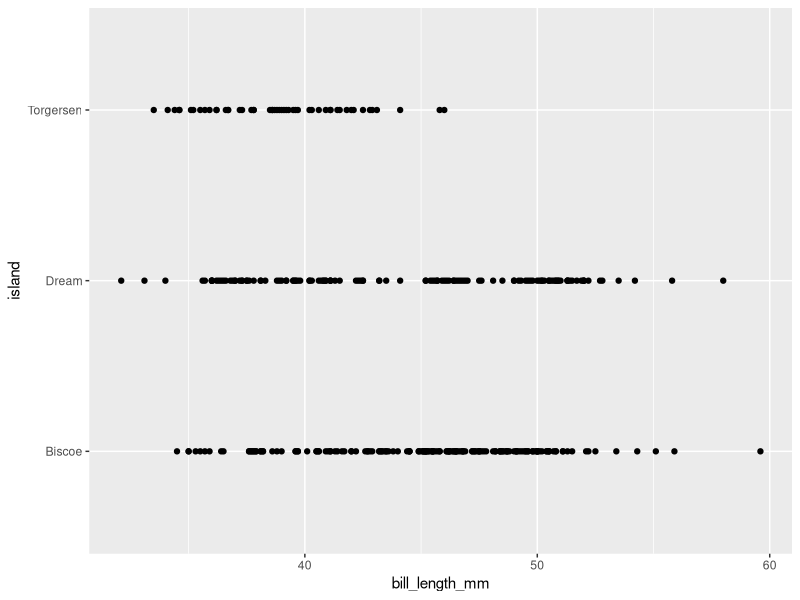
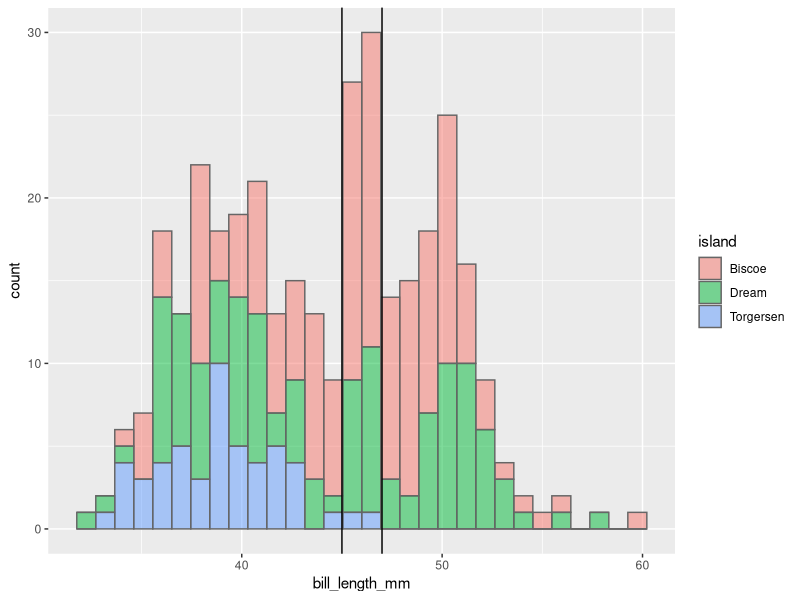
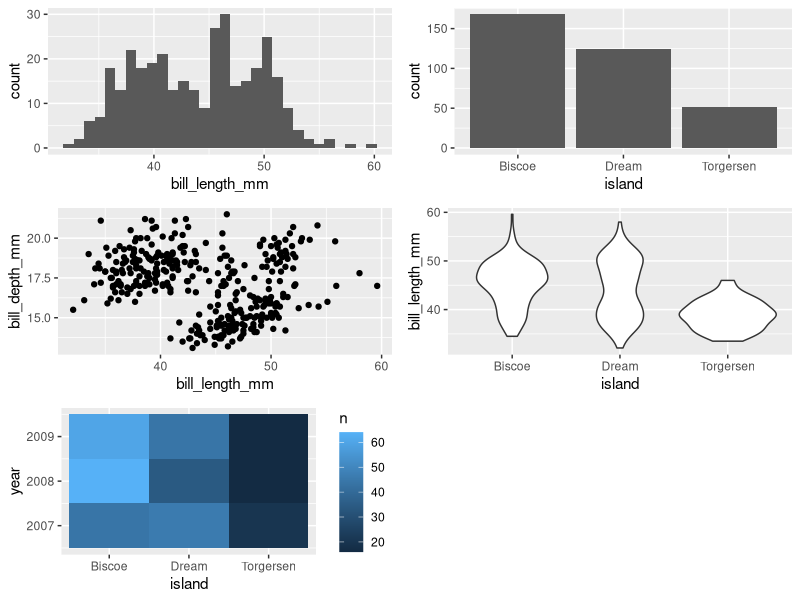
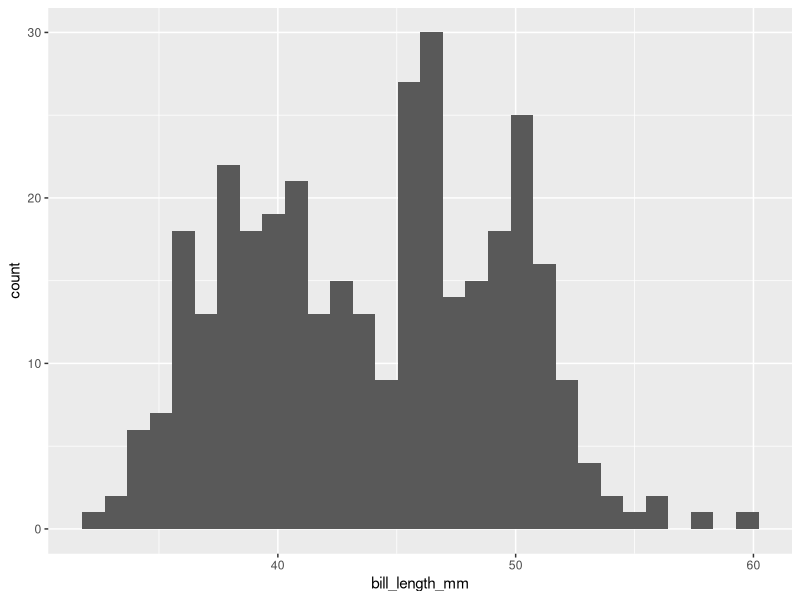
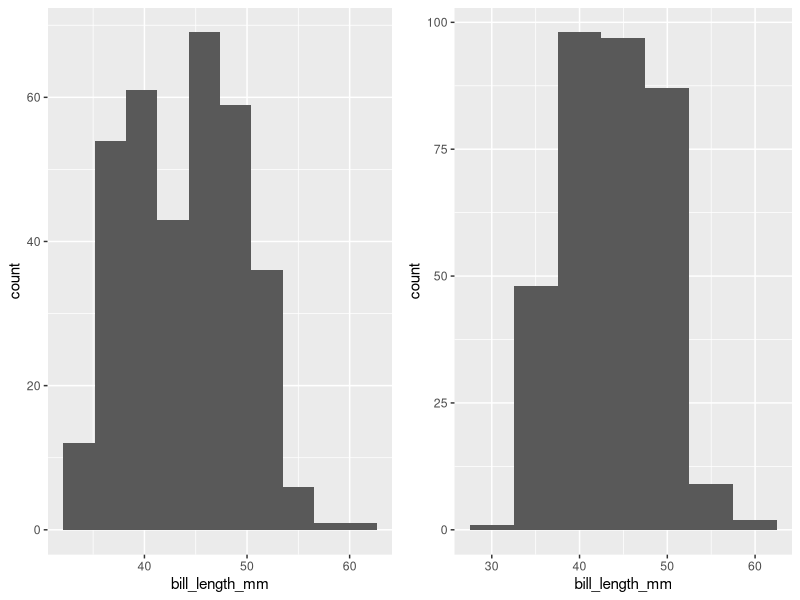

Here is the R script that generated these plots, in order:
library(tidyverse)
library(palmerpenguins)
library(cowplot)

# Variable continua
# eje x --> variable continua
# eje y --> Nada - geom_histogram calcula número de ocurrencias
p1 <- penguins %>% ggplot() +
  geom_histogram(aes(bill_length_mm))

# Variable discreta
# eje x --> variable discreta
# eje y --> Nada - geom_bar calcula número de ocurrencias
p2 <- penguins %>% ggplot() +
  geom_bar(aes(island))

# 2 variables numéricas
p3 <- penguins %>% ggplot() +
  geom_point(aes(bill_length_mm,bill_depth_mm))

# 2 variables: numérica + categórica
p4 <- penguins %>% ggplot() +
  geom_violin(aes(y = bill_length_mm,x = island))

# 3 variables
p5 <- penguins %>% group_by(year, island) %>% count() %>% ggplot() +
  geom_tile(aes(y = year, x = island, fill = n))

p <- plot_grid(p1,p2,p3,p4,p5, nrow = 3)

ggsave(file = "../assets/003_001_examples.png",p,width = 6, height = 4, units = "in", dpi = 100)
ggsave(file = "../assets/003_002_example_hist.png",p1,width = 4, height = 4, units = "in", dpi = 100)

p1 <- penguins %>% ggplot() +
  geom_histogram(aes(bill_length_mm), bins = 10) # set number of bins

p2 <- penguins %>% ggplot() +
  geom_histogram(aes(bill_length_mm), binwidth = 5) # set width of bins

p <- plot_grid(p1,p2, nrow = 1)
ggsave(file = "../assets/003_003_bins.png",p,width = 6, height = 4, units = "in", dpi = 100)


penguins %>% ggplot()+
  geom_point(aes(bill_length_mm, island))
penguins %>% ggplot() +
  geom_histogram(aes(bill_length_mm, fill = island), alpha = 0.5, color = "gray40")+
  geom_vline(xintercept = 45)+
  geom_vline(xintercept = 47)


